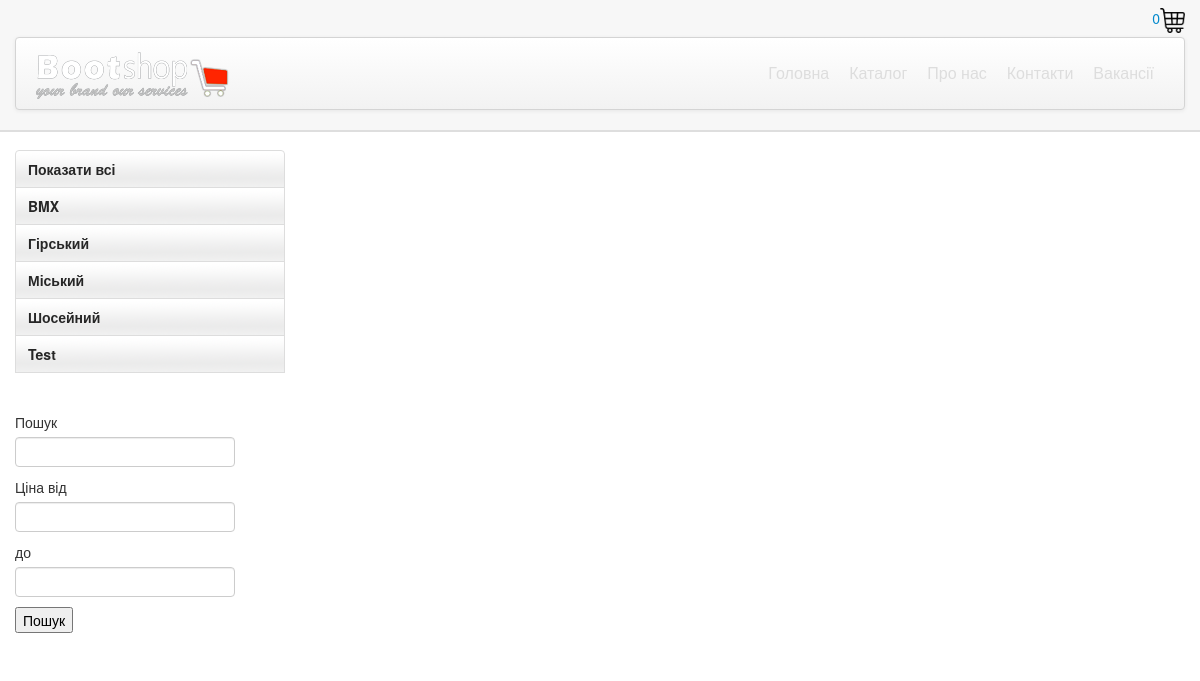
/template/header.php, run on the app's committed database.
### tables this page shows
CREATE TABLE `page` (
  `id` int NOT NULL,
  `metaTitle` varchar(50) NOT NULL,
  `metaDiscription` varchar(50) NOT NULL,
  `metaKeywords` varchar(50) NOT NULL,
  `title` varchar(50) NOT NULL,
  `fullContent` text NOT NULL,
  `page` varchar(30) NOT NULL,
  `name` varchar(30) NOT NULL,
  `prior` int NOT NULL
);

CREATE TABLE `tovarType` (
  `id` int NOT NULL,
  `type` varchar(30) NOT NULL
);

### models/Menu.php (called while the page is built)
<?php
class Menu
{
    public static function pageMenu()
    {
        $db=Db::getConection();
        $rezult=$db->query("select name, page from page order by prior asc");
        $i=0;
        $menuList=[];
        while ($row=$rezult->fetch(PDO::FETCH_ASSOC)){
            $menuList[$i]['name']=$row['name'];
            $menuList[$i]['page']=$row['page'];
            $i++;
        }
        return $menuList;
    }
}

### controllers/MenuController.php (called while the page is built)
<?php
require_once (ROOT."/models/Menu.php");
class MenuController
{
    public function pageMenu()
    {
        $menuList=Menu::pageMenu();
        if ($menuList){
            return $menuList;
        }
        else{
            return false;
        }
    }
}

### models/Category.php (called while the page is built)
<?php
class Category
{
    public static function showCategory()
    {
        $db=Db::getConection();
        $rezult=$db->query("select * from tovarType");
        $i=0;
        $categoryList=[];
        while ($row=$rezult->fetch(PDO::FETCH_ASSOC)){
            $categoryList[$i]['id']=$row['id'];
            $categoryList[$i]['type']=$row['type'];
            $i++;
        }
        return $categoryList;
    }
}

### controllers/CategoryController.php (called while the page is built)
<?php
require_once (ROOT."/models/Category.php");
class CategoryController
{
    public function actionCategorySearch()
    {
        $categoryList=Category::showCategory();
        if (count($categoryList)>0){
            return $categoryList;
        }
        else{
            return false;
        }
    }
}

### template/header.php (the view, shortened to what this page needs)
<?php
require_once (ROOT."/controllers/MenuController.php");
require_once (ROOT."/controllers/CategoryController.php");
?>
<!DOCTYPE html>
<html lang="en">
<head>
    <link id="callCss" rel="stylesheet" href="/template/css/bootstrap.min.css" media="screen"/>
    <link href="/template/themes/css/base.css" rel="stylesheet" media="screen"/>
    <link rel="stylesheet" href="/template/css/style.css">
    <link href="/template/css/bootstrap-responsive.min.css" rel="stylesheet"/>
    <link href="/template/themes/css/font-awesome.css" rel="stylesheet" type="text/css">
    <link href="/template/themes/js/google-code-prettify/prettify.css" rel="stylesheet"/>
</head>
<body>
<div id="header">
    <div class="container">
        <div id="welcomeLine" class="row">
            <div class="span6"></div>
            <div class="span6">
                <div class="pull-right">
                    <?php if (isset($_SESSION['basket']) && count($_SESSION['basket'])>0){
                        $kolvo=0;
                        for ($i=0; $i<count($_SESSION['basket']); $i++){
                            $kolvo+=$_SESSION['basket'][$i]['kolvo'];
                        }
                    }
                    else{
                        $kolvo=0;
                    }
                    ?>
                    <a href="/order"><?=$kolvo?><img src="/photo/basketPhoto.png" width="25px" height="25px"></a>
                </div>
            </div>
        </div>
        <div id="logoArea" class="navbar">
            <div class="navbar-inner">
                <a class="brand" href="/page/index"><img src="/template/themes/images/logo.png" alt="Bootsshop"/></a>
                <ul id="topMenu" class="nav pull-right">
                    <?php
                        $menuPage=new MenuController();
                        $menuList=$menuPage->pageMenu();
                        foreach ($menuList as $tmp): ?>
                            <li class=''><a href='<?php if ($tmp['page']=='catalog'){ echo '/catalog/0/1/null/null';} else{ echo '/page/'.$tmp['page'];}?>'><?=$tmp['name']?></a></li>
                    <?php endforeach; ?>
                </ul>
            </div>
        </div>
    </div>
</div>
<div id="mainBody">
    <div class="container">
        <div class="row">
            <div id="sidebar" class="span3">
                <ul id="sideManu" class="nav nav-tabs nav-stacked">
                    <li><a href="/catalog/0/1/null/null">Показати всі</a></li>
                    <?php
                        $categoryController=new CategoryController();
                        $categoryList=$categoryController->actionCategorySearch();
                        foreach ($categoryList as $item):
                    ?>
                    <li><a href="/catalog/<?=$item['id']?>/1/null/null"><?=$item['type']?></a></li>
                    <?php endforeach; ?>
                    <br>
                    <br>
                    <form action="/catalog/0/1/null/null" method="post">
                        <label>Пошук</label>
                        <input type="text" name="searchTovar"><br>
                        <label>Ціна від</label>
                        <input type="number" name="searchPriceOt">
                        <label>до</label>
                        <input type="number" name="searchPriceDo">
                        <br><input type="submit" name="knopka" value="Пошук">
                    </form>
                </ul>
            </div>
            <div class="checkout-container">

### template/themes/css/base.css (style rules this page uses)
#mainBody { border-top:2px solid #dedede; padding-top: 18px; }
#carouselBlk,#header { background: url(../images/headerRepeat.png) repeat-x 0 0 #f7f7f7; }
#logoArea, #logoArea a { line-height:49px; }
#welcomeLine { padding: 8px 0 4px }
#sidebar ul { list-style: none;padding: 0;margin: 0;width: 100%; }
#sidebar li a { font-weight:bold; background:url(../images/tabRepeatInactive.png) repeat-x 0 0; color:#262626; }
.navbar .nav > li > a { padding:10px;color: #DDD;text-shadow: none;font-size: 16px; }
#logoArea, #logoArea a { outline:none; }
.navbar .nav.pull-right, #sideManu { overflow:hidden; }

### template/css/style.css (style rules this page uses)
.checkout-container { display: flex; justify-content: space-between; align-items: flex-start; gap: 30px; margin-top: 20px; transform: translateX(40px); }

### data on the page
page: name "Головна"
page: name "Каталог"
page: name "Про нас"
page: name "Контакти"
page: name "Вакансії"
tovartype: type "BMX"
tovartype: type "Гірський"
tovartype: type "Міський"
tovartype: type "Шосейний"
tovartype: type "Test"

### other printed values
$kolvo "0"
